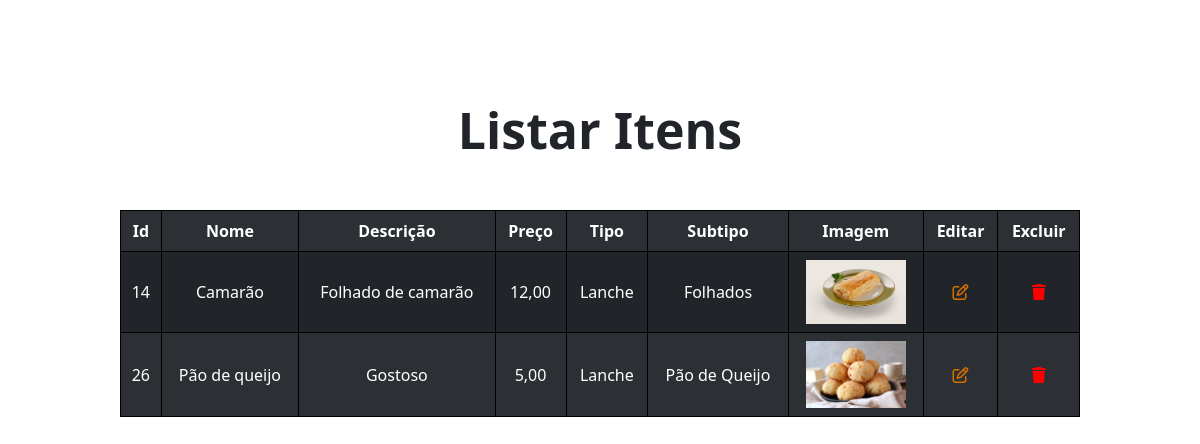
Page /listaCardapio.php on the committed database.
### tables this page shows
CREATE TABLE `item` (
  `nomeItem` varchar(30) NOT NULL,
  `idItem` int(11) NOT NULL,
  `descItem` varchar(150) NOT NULL,
  `precoItem` varchar(20) NOT NULL,
  `tipoItem` varchar(10) NOT NULL,
  `subtipoItem` varchar(21) NOT NULL,
  `nomeImg` varchar(50) NOT NULL,
  `extensaoImg` varchar(10) NOT NULL
);

### listaCardapio.php (the view, shortened to what this page needs)
<?php
require_once("conexao.php");
?>
<!DOCTYPE html>
<html lang="pt-br">
    <head>
        <link href="https://cdn.jsdelivr.net/npm/bootstrap@5.2.2/dist/css/bootstrap.min.css" rel="stylesheet">
        <link rel="stylesheet" href="estiloLista.css">
        <link rel="stylesheet" href="https://cdnjs.cloudflare.com/ajax/libs/font-awesome/6.2.0/css/all.min.css">
    </head>
    <body>
    <h1 style="top: 100px;" class="titulo">Listar Itens</h1>
    <div style="width: 80%; margin-top: 150px; margin-left: auto; margin-right: auto;">
        <?php
        $sql = "SELECT * FROM item order by subtipoItem";
        $resultado = $conn->query($sql);
        if($resultado->num_rows > 0){
            ?>
            <table class="table table-dark table-striped" style="text-align: center; vertical-align: middle;">
                <tr>
                    <th>Id</th>
                    <th>Nome</th>
                    <th>Descrição</th>
                    <th>Preço</th>
                    <th>Tipo</th>
                    <th>Subtipo</th>
                    <th>Imagem</th>
                    <th>Editar</th>
                    <th>Excluir</th>
                </tr>
            <?php
            while ($exibir = $resultado->fetch_assoc()) {
            ?>
                <tr>
                    <td><?php echo $exibir["idItem"]; ?></td>
                    <td><?php echo $exibir["nomeItem"]; ?></td>
                    <td><?php echo $exibir["descItem"]; ?></td>
                    <td><?php echo $exibir["precoItem"]; ?></td>
                    <td><?php echo $exibir["tipoItem"]; ?></td>
                    <td><?php echo $exibir["subtipoItem"]; ?></td>
                    <td><img src="imagens/<?php echo $exibir["nomeImg"] ?> "></td>
                    <td><a style="color: rgb(214, 111, 1);" href="editarItem.php?idItem=<?php echo $exibir['idItem'] ?>"><i class="fa-regular fa-pen-to-square"></i></a></td>
                    <td><a href="" onclick="confirmaApagar(
                        '<?php echo $exibir['nomeItem'] ?>', <?php echo $exibir['idItem'] ?>)">
                            <i style="color: red;" class="fa-trash fa-solid"></i>
                        </a>
                    </td>
                </tr>
            <?php
            }
        }
        ?>
    </div>
    </body>
</html>

### estiloLista.css (style rules this page uses)
.titulo { text-align: center; font-weight: bold; position: relative; font-size: 50px; animation: fade 1s; }

### listaCardapio.php (style rules this page uses)
table, td, th { border: solid black 1px; border-collapse: collapse; }
img { width: 100px; height: auto; }

### rows in the picture
item: idItem "14", nomeItem "Camarão", descItem "Folhado de camarão", precoItem "12,00", tipoItem "Lanche", subtipoItem "Folhados", nomeImg (picture)
item: idItem "26", nomeItem "Pão de queijo", descItem "Gostoso", precoItem "5,00", tipoItem "Lanche", subtipoItem "Pão de Queijo", nomeImg (picture)
